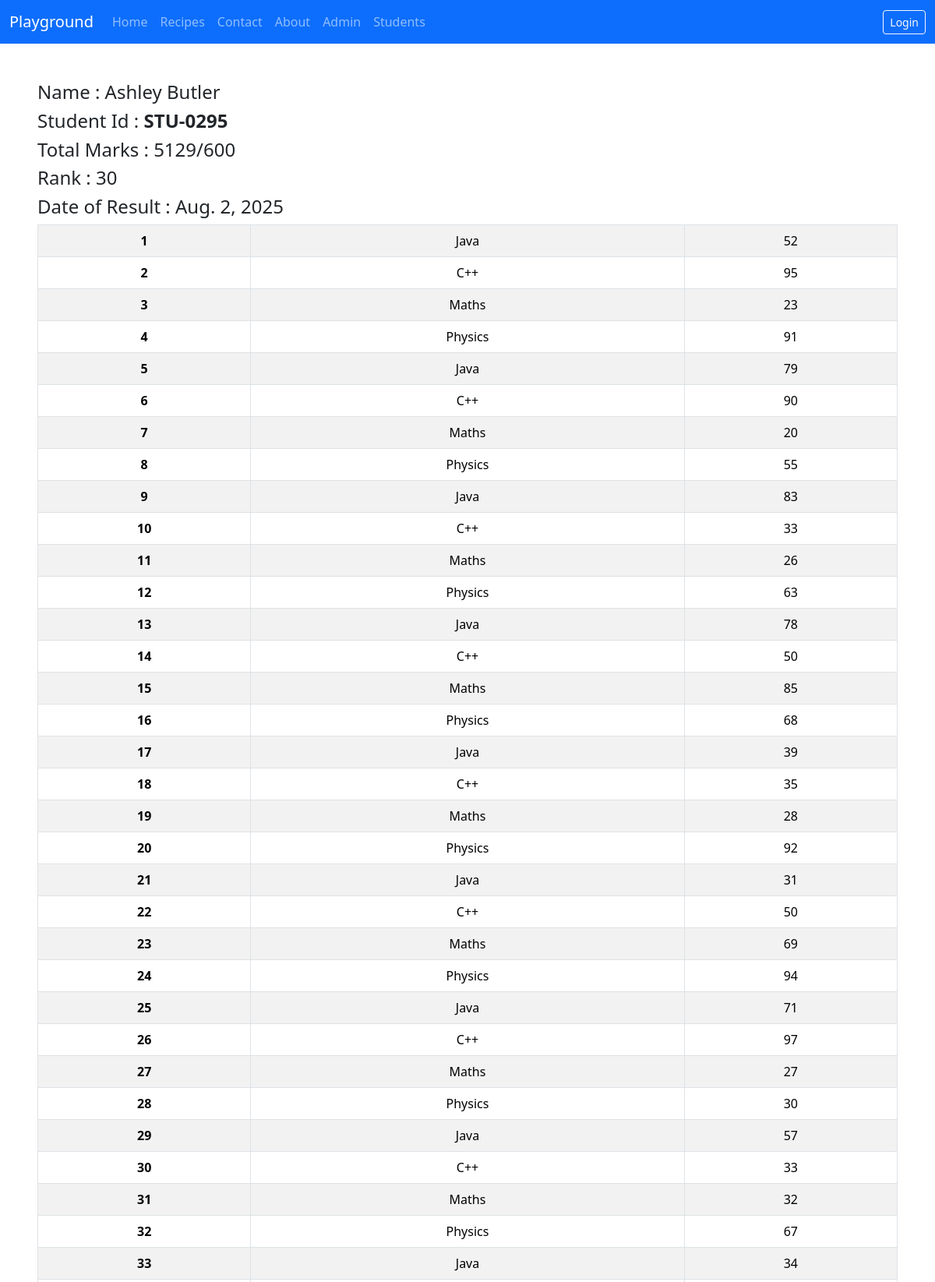
/marks/2 (upper part), run on the app's committed database.
### vege/models.py (models this page shows, shortened)
class SubjectMarks(models.Model):
    student = models.ForeignKey(Student, related_name="studentmarks", on_delete=models.CASCADE)
    subject = models.ForeignKey(Subject, on_delete=models.CASCADE)
    marks = models.IntegerField()
    class Meta:
        unique_together = ['student', 'subject']

class Student(models.Model):
    department = models.ForeignKey(Department, related_name="depart", on_delete=models.CASCADE)
    student_id = models.OneToOneField(StudentID, related_name="studentid", on_delete=models.CASCADE)
    student_name = models.CharField(max_length=100)
    student_email = models.EmailField(unique=True)
    student_age = models.IntegerField(default=18)
    student_address = models.TextField()
    is_deleted = models.BooleanField(default= False)
    objects = StudentManager()
    admin_objects = models.Manager()
    class Meta:
        ordering = ['student_name']
        verbose_name = "student"

class StudentID(models.Model):
    student_id = models.CharField(max_length=100, unique=True)
    def __str__(self) -> str:
        return self.student_id

class ReportCard(models.Model):
    student = models.ForeignKey(Student, related_name="studentreportcard", on_delete=models.CASCADE)
    student_rank = models.IntegerField()
    date_of_rank_generation = models.DateField(auto_now_add=True)
    class Meta:
        unique_together = ['student_rank', 'date_of_rank_generation']

class Subject(models.Model):
    subject_name = models.CharField(max_length=100)

### vege/views.py (the view)
# urls.py: path('marks/<student_id>', see_marks, name = 'see_marks'),
def see_marks(request, student_id):
    queryset = SubjectMarks.objects.filter(student__student_id__student_id__icontains = student_id)
    total_marks = queryset.aggregate(total_marks = Sum('marks'))
    return render(request, "report/marks.html", {'queryset' : queryset, 'total_marks' : total_marks})

### vege/templates/report/marks.html (shortened to what this page needs)
{% extends "base.html" %}
{% block start %}
  <div class="table-responsive mt-5 mx-5">
    <h4>Name : {{queryset.first.student.student_name}}</h4>
    <h4>Student Id : <b> {{queryset.first.student.student_id}} </b></h4>
    <h4>Total Marks : {{ total_marks.total_marks }}/600</h4>
    <h4>Rank : {{queryset.first.student.studentreportcard.first.student_rank}} </h4>
    <h4>Date of Result : {{queryset.first.student.studentreportcard.first.date_of_rank_generation}} </h4>
    <table class="table table-bordered table-striped table-hover text-center">
      <tbody>
        {% for marks in queryset %}
        <tr>
          <th>{{forloop.counter}}</th>
          <td>{{marks.subject.subject_name}}</td>
          <td>{{ marks.marks }}</td>
          </tr>
        {% empty %}
        <tr>
          <td colspan="7">No student marks available.</td>
        </tr>
        {% endfor %}
      </tbody>
    </table>
  </div>
{% endblock %}

### data on the page
SubjectMarks: first.student.student_name "Ashley Butler", first.student.student_id "STU-0295", first.student.studentreportcard.first.student_rank "30", first.student.studentreportcard.first.date_of_rank_generation "Aug. 2, 2025", subject.subject_name "Java", marks "52"
SubjectMarks: subject.subject_name "C++", marks "95"
SubjectMarks: subject.subject_name "Maths", marks "23"
SubjectMarks: subject.subject_name "Physics", marks "91"
SubjectMarks: subject.subject_name "Java", marks "79"
SubjectMarks: subject.subject_name "C++", marks "90"
SubjectMarks: subject.subject_name "Maths", marks "20"
SubjectMarks: subject.subject_name "Physics", marks "55"
SubjectMarks: subject.subject_name "Java", marks "83"
SubjectMarks: subject.subject_name "C++", marks "33"
SubjectMarks: subject.subject_name "Maths", marks "26"
SubjectMarks: subject.subject_name "Physics", marks "63"
SubjectMarks: subject.subject_name "Java", marks "78"
SubjectMarks: subject.subject_name "C++", marks "50"
SubjectMarks: subject.subject_name "Maths", marks "85"
SubjectMarks: subject.subject_name "Physics", marks "68"
SubjectMarks: subject.subject_name "Java", marks "39"
SubjectMarks: subject.subject_name "C++", marks "35"
SubjectMarks: subject.subject_name "Maths", marks "28"
SubjectMarks: subject.subject_name "Physics", marks "92"
SubjectMarks: subject.subject_name "Java", marks "31"
SubjectMarks: subject.subject_name "C++", marks "50"
SubjectMarks: subject.subject_name "Maths", marks "69"
SubjectMarks: subject.subject_name "Physics", marks "94"
SubjectMarks: subject.subject_name "Java", marks "71"
SubjectMarks: subject.subject_name "C++", marks "97"
SubjectMarks: subject.subject_name "Maths", marks "27"
SubjectMarks: subject.subject_name "Physics", marks "30"
SubjectMarks: subject.subject_name "Java", marks "57"
SubjectMarks: subject.subject_name "C++", marks "33"
SubjectMarks: subject.subject_name "Maths", marks "32"
SubjectMarks: subject.subject_name "Physics", marks "67"
SubjectMarks: subject.subject_name "Java", marks "34"

### other printed values
{{ total_marks.total_marks }} "5129"
